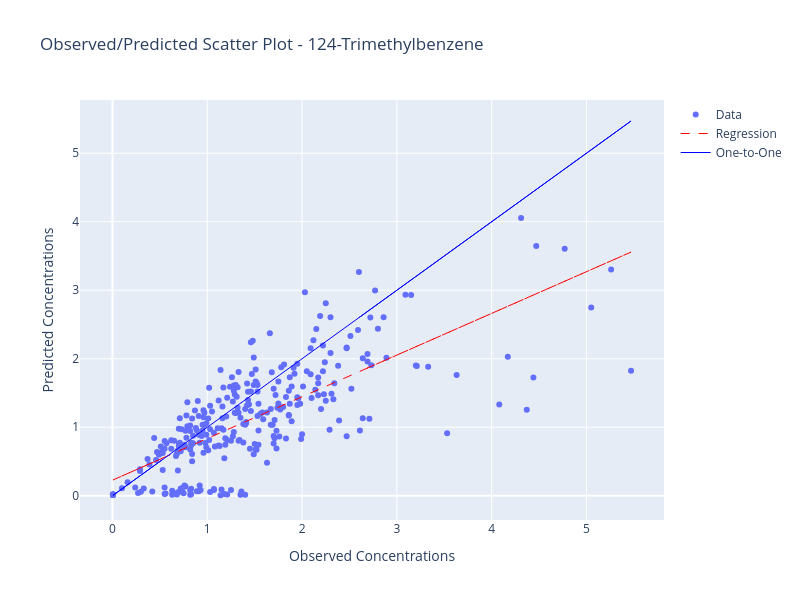

Here is the notebook cell this chart was saved with:
### Code cell
# Model feature observed vs predicted plot with regression and one-to-one lines. Feature/Column specified by index.
_ = model_analysis.plot_estimated_observed(feature_idx=0)

### Figure 1 — Plotly figure (JSON) as saved in the notebook; plotly's stock layout.template omitted (floating-point values rounded to 4 significant figures; data arrays with more than 128 entries replaced by an {"elided": "..."} marker saying what was removed)
{"data": [{"mode": "markers", "name": "Data", "type": "scatter", "x": {"elided": "307 float values"}, "y": {"elided": "307 float values"}}, {"line": {"color": "red", "dash": "dash", "width": 1}, "name": "Regression", "type": "scatter", "x": {"elided": "307 float values"}, "y": {"elided": "307 float values"}}, {"line": {"color": "blue", "width": 1}, "name": "One-to-One", "type": "scatter", "x": {"elided": "307 float values"}, "y": {"elided": "307 float values"}}], "layout": {"height": 600, "hovermode": "x", "title": {"text": "Observed/Predicted Scatter Plot - 124-Trimethylbenzene"}, "width": 800, "xaxis": {"title": {"text": "Observed Concentrations"}}, "yaxis": {"title": {"text": "Predicted Concentrations"}}}}
